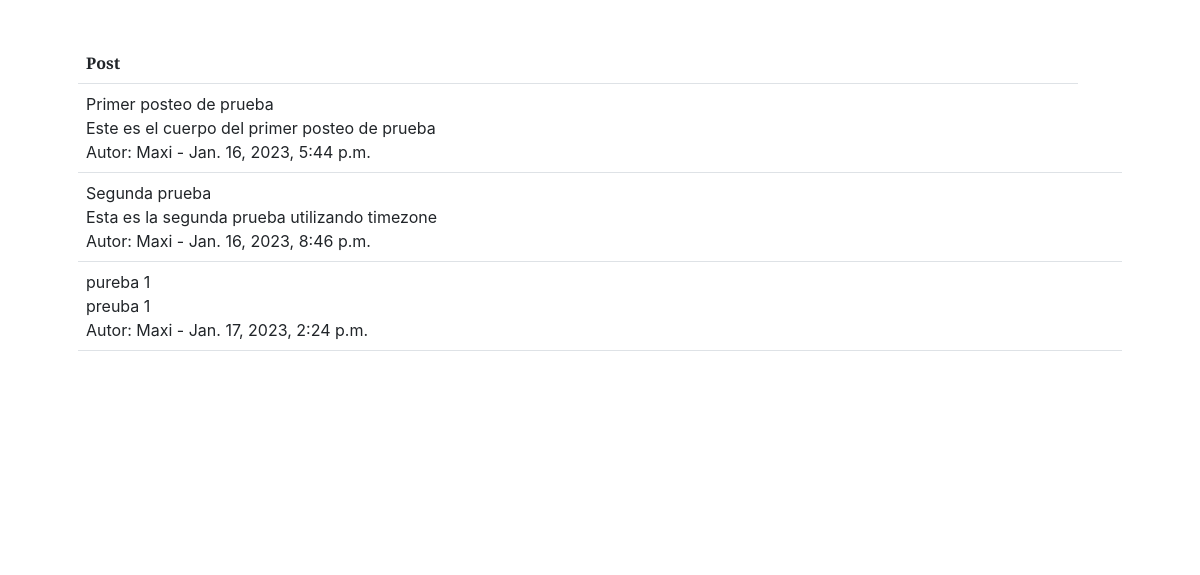
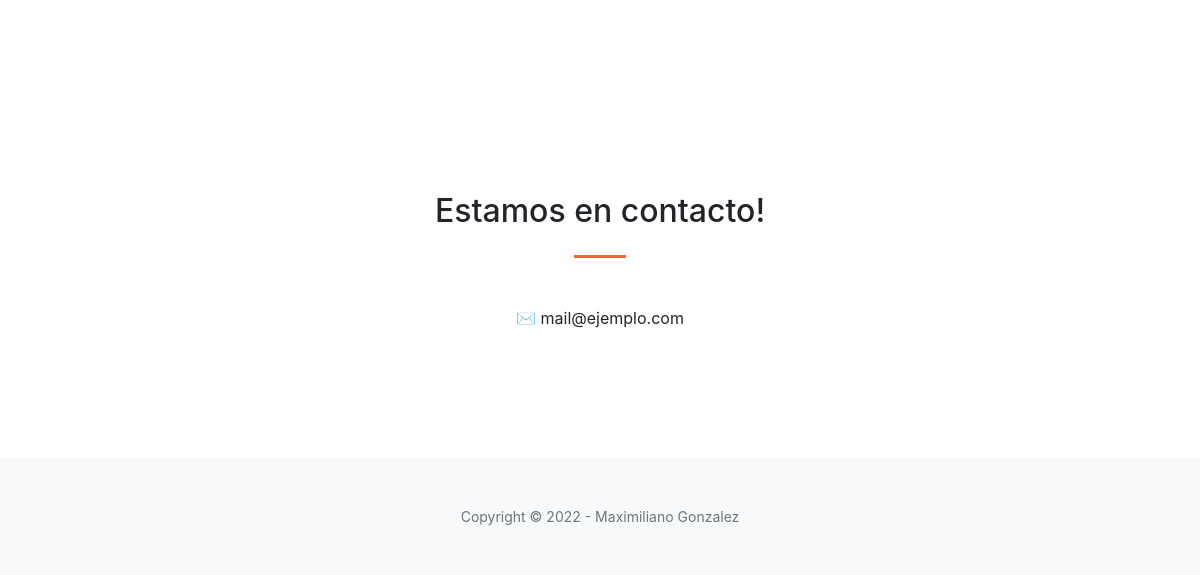
/ (lower part), run on an earlier commit of the app's database (2 pictures, top to bottom).
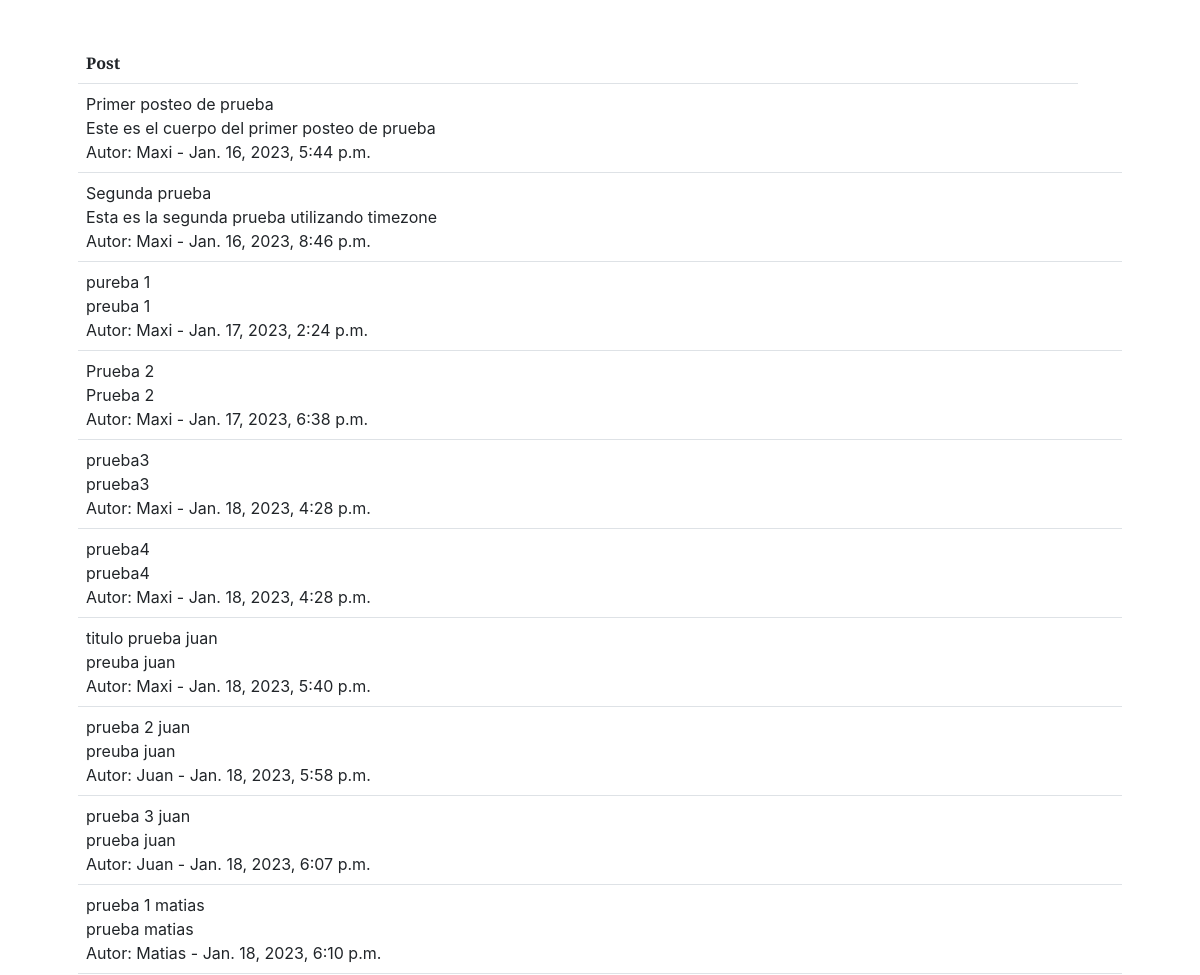
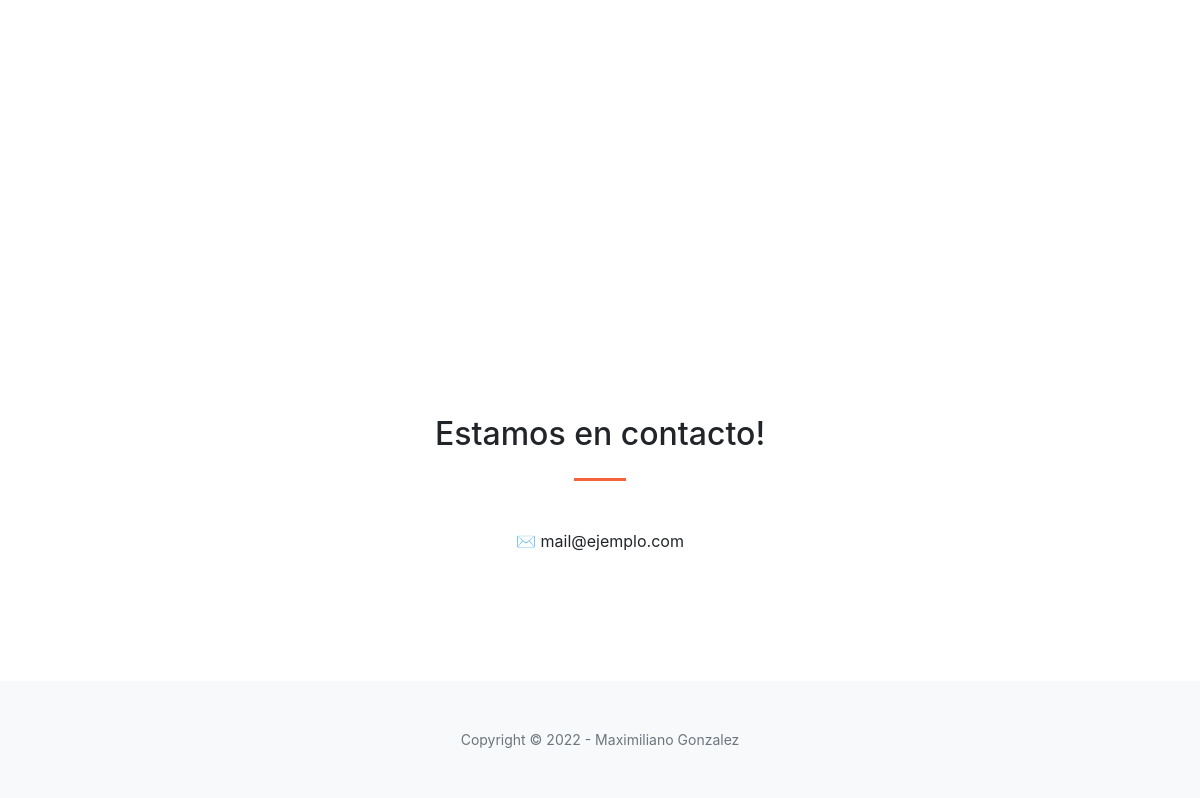
And on a later commit of the database (2 pictures, top to bottom).
### blog_app/models.py (models this page shows, shortened)
class Post(models.Model):
    titulo = models.CharField(max_length=64)
    contenido = models.TextField()
    fecha_publicacion = models.DateTimeField(default=timezone.now)
    usuario = models.ForeignKey(Usuario, on_delete=models.CASCADE, default='1')

class Usuario(models.Model):
    usuario = models.CharField(max_length=64)
    contrasenia = models.CharField(max_length=64)
    mail = models.EmailField()
    nombre = models.CharField(max_length=64)
    apellido = models.CharField(max_length=64)
    fecha_nacimiento = models.DateField()
    def __str__(self):
        return f"{self.usuario}"

### blog_app/views.py (the view)
# urls.py: path("", inicio, name="inicio"),
def inicio(request):
    contexto = {'posteos' : Post.objects.all()}
    return render(
        request=request,
        template_name='blog_app/inicio.html',
        context=contexto,
    )

### blog_app/templates/blog_app/inicio.html (shortened to what this page needs)
{% extends "blog_app/base.html" %}
{% block posteos %}
<section class="page-section" id="posteos">
    <table class="table">
        <body>
            <tr>
                <th>Post</th>
            </tr>
                {% for post in posteos %}
                <tr>
                    <td>{{post.titulo}}<br>
                        {{post.contenido}}<br>
                        Autor: {{post.usuario}} - {{post.fecha_publicacion}}
                    </td>
                    <td></td>
                </tr>
                {% endfor %}
        </body>
    </table>
</section>
{% endblock posteos %}

### blog_app/templates/blog_app/base.html (shortened to what this page needs)
<!DOCTYPE html>
<html lang="en">
    <head>
        {% load static %}
        <link href="https://cdnjs.cloudflare.com/ajax/libs/SimpleLightbox/2.1.0/simpleLightbox.min.css" rel="stylesheet" />
        <link href="{% static 'blog_app/css/styles.css' %}" rel="stylesheet" />
    </head>
    {% block head %}
    <body id="page-top">
        {% endblock head %}
        <section class="page-section" id="services">
            <div class="container px-4 px-lg-5">
                <div class="row gx-4 gx-lg-5">
                    <div>
                        <div class="mt-5">
                            <p class="text-muted mb-0">{% block posteos %} {% endblock posteos %}</p>
                        </div>
                    </div>
                </div>
            </div>
        </section>
        <section class="page-section" id="contact">
            <div class="container px-4 px-lg-5">
                <div class="row gx-4 gx-lg-5 justify-content-center">
                    <div class="col-lg-8 col-xl-6 text-center">
                        <h2 class="mt-0">Estamos en contacto!</h2>
                        <hr class="divider" />
                    </div>
                </div>
                <div class="row gx-4 gx-lg-5 justify-content-center">
                    <div class="col-lg-4 text-center mb-5 mb-lg-0">
                        <div>✉ mail@ejemplo.com</div>
                    </div>
                </div>
            </div>
        </section>
        <footer class="bg-light py-5">
            <div class="container px-4 px-lg-5"><div class="small text-center text-muted">Copyright &copy; 2022 - Maximiliano Gonzalez</div></div>
        </footer>
    </body>
</html>

What changed in the data, as far as the page shows it:
added Post: titulo "Prueba 2", contenido "Prueba 2", usuario "Maxi", fecha_publicacion "Jan. 17, 2023, 6:38 p.m."
added Post: titulo "prueba3", contenido "prueba3", usuario "Maxi", fecha_publicacion "Jan. 18, 2023, 4:28 p.m."
added Post: titulo "prueba4", contenido "prueba4", usuario "Maxi", fecha_publicacion "Jan. 18, 2023, 4:28 p.m."
added Post: titulo "titulo prueba juan", contenido "preuba juan", usuario "Maxi", fecha_publicacion "Jan. 18, 2023, 5:40 p.m."
added Post: titulo "prueba 2 juan", contenido "preuba juan", usuario "Juan", fecha_publicacion "Jan. 18, 2023, 5:58 p.m."
added Post: titulo "prueba 3 juan", contenido "prueba juan", usuario "Juan", fecha_publicacion "Jan. 18, 2023, 6:07 p.m."
added Post: titulo "prueba 1 matias", contenido "prueba matias", usuario "Matias", fecha_publicacion "Jan. 18, 2023, 6:10 p.m."
